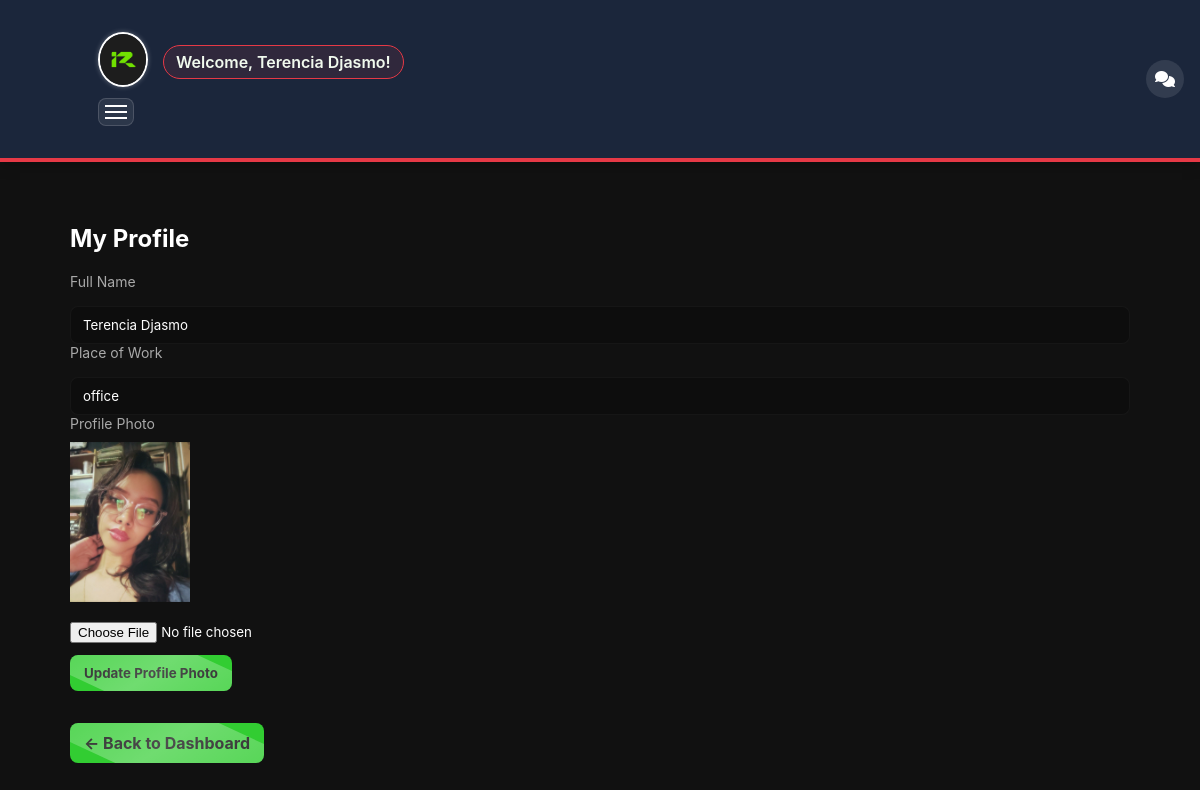
Screenshot of /employee/upload_profile.php (signed in) with the database file from the repository.
### tables this page shows
CREATE TABLE `employees` (
  `id` int(11) NOT NULL,
  `fullname` varchar(100) NOT NULL,
  `phone` varchar(20) DEFAULT NULL,
  `password` varchar(255) NOT NULL,
  `role` varchar(50) DEFAULT NULL,
  `hourly_pay` decimal(10,2) DEFAULT 0.00,
  `monthly_pay` decimal(10,2) DEFAULT 0.00,
  `expected_clockin` time DEFAULT NULL,
  `expected_clockout` time DEFAULT NULL,
  `profile_pic` varchar(255) DEFAULT 'default.png',
  `created_at` timestamp NOT NULL DEFAULT current_timestamp(),
  `category` varchar(50) DEFAULT NULL,
  `place_of_work` enum('office','remote') DEFAULT 'office',
  `shift` enum('shift_1','shift_2') DEFAULT 'shift_1',
  `position` varchar(100) DEFAULT NULL,
  `overtime_applicable` tinyint(1) DEFAULT 0,
  `status` enum('pending','active','disabled') NOT NULL DEFAULT 'pending'
);

### employee/upload_profile.php (the view, shortened to what this page needs)
<?php
require_once __DIR__ . '/../includes/config.php';
$user_id = $_SESSION['user']['id'];
$stmt = $pdo->prepare("SELECT * FROM employees WHERE id=?");
$stmt->execute([$user_id]);
$emp = $stmt->fetch();
?>
<!DOCTYPE html>
<html lang="en">
<head>
    <link rel="stylesheet" href="../assets/css/style.css">
    <link rel="stylesheet" href="https://cdnjs.cloudflare.com/ajax/libs/lightbox2/2.11.3/css/lightbox.min.css">
</head>
<body>
    <?php include '../includes/header.php'; ?>
<div class="container">
    <h2>My Profile</h2>
    <form method="post" enctype="multipart/form-data">
        <label>Full Name</label>
        <input type="text" name="fullname" value="<?= htmlspecialchars($emp['fullname']) ?>">
        <label>Place of Work</label>
        <input type="text" name="place_of_work" value="<?= htmlspecialchars($emp['place_of_work']) ?>">
        <label>Profile Photo</label>
        <?php if (!empty($emp['profile_pic'])): ?>
            <div class="current-image-wrapper">
                <a href="../uploads/profiles/<?= htmlspecialchars($emp['profile_pic']) ?>"
                   data-lightbox="profile-pic"
                   data-title="Profile Photo">
                    <img src="../uploads/profiles/<?= htmlspecialchars($emp['profile_pic']) ?>?t=<?= time() ?>" alt="Profile Photo"                    "
                        alt="Profile Photo"
                        class="clickable-image"
                        width="120">
                </a>
            </div>
        <?php endif; ?>
        <div class="file-input-wrapper">
            <input type="file" name="profile_pic" id="profile_image" accept="image/*" class="file-input">
        </div>
        <button type="submit" class="btn upload-button">
            <?= !empty($emp['profile_pic']) ? 'Update' : 'Upload' ?> Profile Photo
        </button>
    </form>
    <br>
    <a href="dashboard.php" class="btn">← Back to Dashboard</a>
</div>
</body>
</html>

### assets/css/style.css (style rules this page uses)
:root { --bg: #111111; --card: #1b1b1b; --green: #32CD32; --muted: #a9a9a9; --white: #ffffff; }
* { box-sizing:border-box;font-family:Inter,system-ui,Segoe UI,Roboto,"Helvetica Neue",Arial; }
body { margin:0; background:var(--bg); color:var(--white); -webkit-font-smoothing:antialiased; -moz-osx-font-smoothing:grayscale; }
.container { max-width:1100px; margin:22px auto; padding:20px; }
label { display:block;margin-bottom:10px;font-size:14px;color:var(--muted); }
input[type="text"], input[type="password"], select, input[type="time"], input[type="number"] { width:100%; padding:10px 12px; margin-top:6px; background:#0d0d0d; border:1px solid rgba(255,255,255,0.04); color:var(--white); border-radius:8px; }
.btn { background:var(--green); border:none; padding:10px 14px; color:#020202; font-weight:700; border-radius:8px; cursor:pointer; margin-top:12px; }
a { color:var(--green);text-decoration:none }

### employee/upload_profile.php (style rules this page uses)
.btn { position: relative; display: inline-block; padding: 10px 18px; border-radius: 8px; background: #007bff; color: #fff; font-weight: bold; text-decoration: none; transition: transform 0.2s ease; overflow: hidden; }
.btn::after { content: ""; position: absolute; top: -50%; left: -50%; width: 200%; height: 200%; background: linear-gradient(120deg, transparent, rgba(255,255,255,0.3), transparent); transform: rotate(25deg); animation: scan 2s linear infinite; }
.file-input-wrapper { margin-top: 15px; }

### includes/header.php (style rules this page uses)
html, body { overflow-x: hidden; }

### rows the page displays
employees: fullname "Terencia Djasmo", place_of_work "office", profile_pic (picture)

### other values shown
$_SESSION['user']['fullname'] "Terencia Djasmo"
